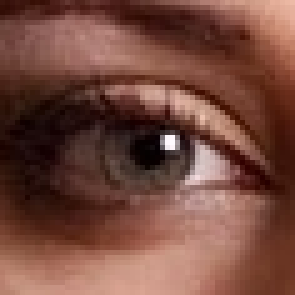
#> input picture female_eyes/1109.jpg, 59 x 59 px (shown 5 times larger); its folder holds only this picture in this run
$ jupyter execute --allow-errors analysis.ipynb
#> lines starting #> are read from the running program, lines starting #| are printed output that depends on the picture
In this notebook we attempt to classify labeled images of human eyes as male or female. To do this we train a binary logistic regression model. We work with a data set of ~13,000 RBG images. The array we run the regression on has feature vectors consisting of the pixel values at a particular position and RBG layer of the image.

We also run the regression on grayscale 2D arrays. Training and fine tuning the logistic regression model on each and computing the accuracy of the model on the test set gives a prediction accuracy of roughly 80% for the grayscale images and 85% for the RBG images.

To Do:
1. Test on images of actual people (celebrities).
2. Try getting the elasticnet to work.
3. How to increase accuracy: do PCA to reduce number of features then apply LR.
4. Upload to GIT for version control

[cell 1]
#Logistic Regression imports

import pandas as pd
import matplotlib.pyplot as plt
import numpy as np
import math
import csv
import PIL
import os
import time

from sklearn.linear_model import LogisticRegression
from sklearn.metrics import classification_report, confusion_matrix
from sklearn.utils import shuffle
from sklearn.decomposition import PCA

[cell 2]
#examples of images
fm_directory = 'female_eyes'
m_directory = 'male_eyes'

i = 5
#> (the rest of this cell did not finish here and is left out)

[cell 3]
#read data into list of numpy arrays and resize all the images to a common size

#list of grayscale images
fm_g_L = []
m_g_L = []

#list of full images
fm_L = []
m_L = []

m = 117

fm_directory = 'female_eyes'
m_directory = 'male_eyes'

for filename in os.listdir(fm_directory):
    f = os.path.join(fm_directory, filename)
    # checking if it is a file
    if os.path.isfile(f):
        image = PIL.Image.open(f)
#> image is the input picture: PIL image 59x59 RGB; mean R, G, B 116.5, 73.1, 61.4

        image = image.resize((m,m))
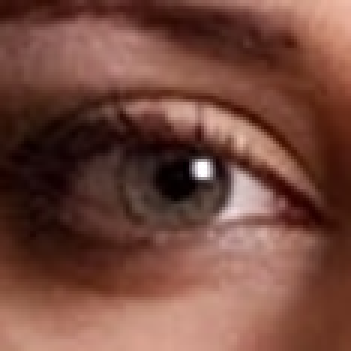
#> image: PIL image 117x117 RGB (shown 3 times larger); mean R, G, B 116.5, 73.1, 61.4

        fm_L.append(np.array(image).reshape(1,-1))
        fm_g_L.append(np.array(image.convert('L')).reshape(1,-1))

#> (the rest of this cell did not finish here and is left out)

#> (a cell that did not finish here is left out)

###Logistic Regression

[cell 5]
#make labels: female = 0, male  = 1

fm_N = len(fm_L)
#> fm_N = 1
m_N = len(m_L)

fm_lab = fm_N*[0]
#> fm_lab = [0]
m_lab = m_N*[1]

print('Female eyes: ' + str(fm_N))
#| Female eyes: 1
print('Male eyes: ' + str(m_N))
print('Total eyes: ' + str(fm_N + m_N))
#| Total eyes: 1

[cell 6]
#randomize and split data into training and test sets

eyes, lab = shuffle(fm_L + m_L, fm_lab + m_lab)
#> eyes = 1 item; lab = [0]
#eyes_g, lab = shuffle(fm_g_L + m_g_L, fm_lab + m_lab)

prop_train = .9
N = int(prop_train*len(eyes))
#> N = 0

train = np.array(eyes[:N]).reshape((N,3*m**2))
#> train = empty array
train_lab = np.array(lab[:N])
#> train_lab = empty array

test = np.array(eyes[N:]).reshape((len(eyes) - N,3*m**2))
test_lab = np.array(lab[N:])
#> test_lab = [0]

#> (a cell that did not finish here is left out)

[cell 8]
print(np.shape(train))
#| (0, 41067)
print(np.shape(test))
#| (1, 41067)
print(np.shape(train_lab))
#| (0,)
print(np.shape(test_lab))
#| (1,)

[cell 9]
#Try PCA before LR
"""
pca = PCA(n_components=500)
pca.fit(train)
train_pca = pca.fit_transform(train)
test_pca = pca.fit_transform(test)
print(np.shape(test_pca))
"""

[cell 10]
#Train model

#data = train_pca
data = train
#> data = empty array

model = LogisticRegression(solver='saga', random_state=0, max_iter = 200, penalty = 'l1', C = .001)
#> (the rest of this cell did not finish here and is left out)
